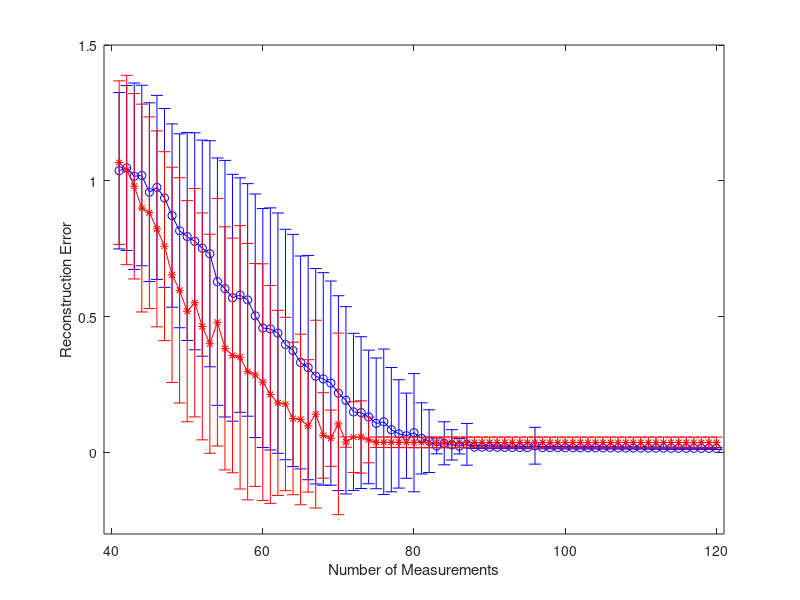

This chart was generated by the following MATLAB code: (Note: this script raises an error after producing the figure.)
%--------------------------------------------------------------
% This code generates Figure 4d of the following paper: 
% "Bayesian Compressive Sensing" (Preprint, 2007).
% The dataset used is similar to the one used in l1qc_example.m, 
% an example from l1magic. 
% Coded by: Shihao Ji, ECE, Duke University
% last change: Jan. 2, 2007
%--------------------------------------------------------------
clear all
%
load DataFig04cd_random.mat
rand_mean = mean(err);
rand_std = std(err);
load DataFig04cd_optimized.mat
opt_mean = mean(err);
opt_std = std(err);
load DataFig04cd_approx.mat
app_mean = mean(err);
app_std = std(err);
%
base = 40;
ns = 80;
dN = 1;
% plot the variance

errorbar(base+(1:ns)*dN,rand_mean,rand_std,'b-o');
hold on;
errorbar(base+(1:ns)*dN,opt_mean,opt_std,'r-*');
% hold on;
% errorbar(base+(1:ns)*dN,app_mean,app_std,'k-s');
xlabel('Number of Measurements'); ylabel('Reconstruction Error');
box on; axis([39,121,-0.3,1.5]);
legend('Random','Optimized',1);
